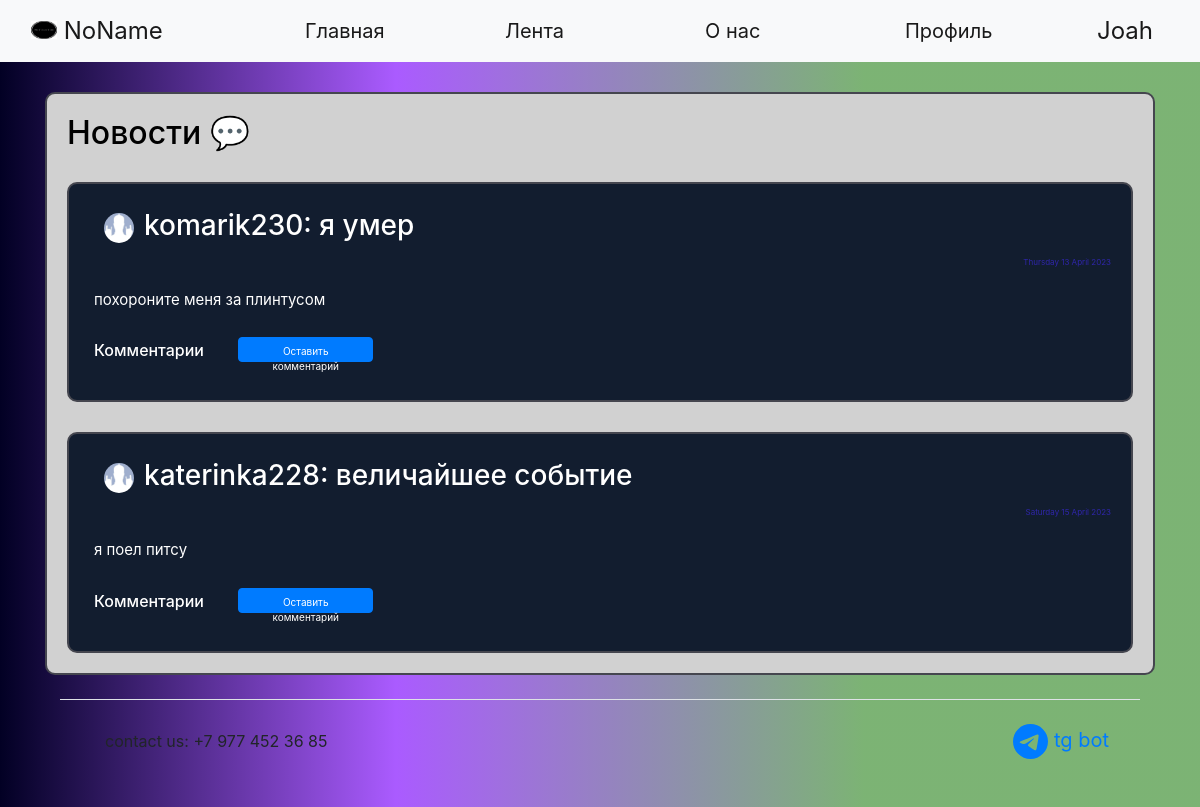
/news (signed in), run on an earlier commit of the app's database.
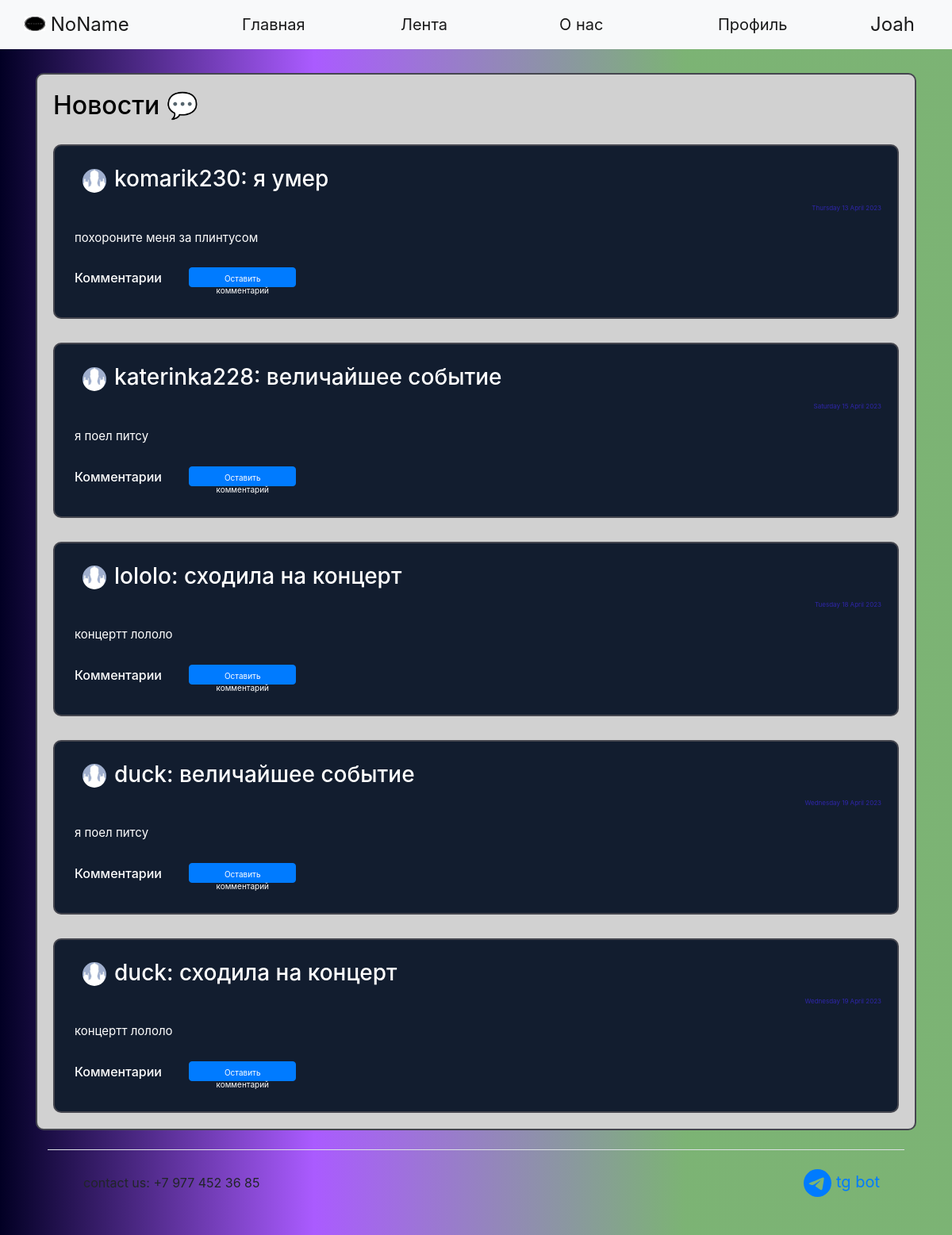
And on a later commit of the database.
### data/users.py (models this page shows, shortened)
class User(SqlAlchemyBase, UserMixin):
    __tablename__ = 'users'
    id = sqlalchemy.Column(sqlalchemy.Integer,
                           primary_key=True, autoincrement=True)
    name = sqlalchemy.Column(sqlalchemy.String)
    surname = sqlalchemy.Column(sqlalchemy.String)
    nickname = sqlalchemy.Column(sqlalchemy.String)
    age = sqlalchemy.Column(sqlalchemy.Integer)
    status = sqlalchemy.Column(sqlalchemy.String)
    about = sqlalchemy.Column(sqlalchemy.String)
    email = sqlalchemy.Column(sqlalchemy.String, unique=True)
    hashed_password = sqlalchemy.Column(sqlalchemy.String)
    modified_date = sqlalchemy.Column(sqlalchemy.DateTime, default=datetime.datetime.now)
    city_from = sqlalchemy.Column(sqlalchemy.String)
    habit = sqlalchemy.Column(sqlalchemy.String)  # id_1;id_2
    habits = orm.relation("Habits", back_populates='user')
    news = orm.relation("News", back_populates='user')
    comments = orm.relation("Comments", back_populates='user')

### data/news.py (models this page shows)
class News(SqlAlchemyBase, UserMixin):
    __tablename__ = 'news'
    id = sqlalchemy.Column(sqlalchemy.Integer,
                           primary_key=True, autoincrement=True)
    title = sqlalchemy.Column(sqlalchemy.String)
    content = sqlalchemy.Column(sqlalchemy.String)
    created_date = sqlalchemy.Column(sqlalchemy.DateTime,
                                     default=datetime.datetime.now)
    user_id = sqlalchemy.Column(sqlalchemy.Integer,
                                sqlalchemy.ForeignKey("users.id"))
    comms = sqlalchemy.Column(sqlalchemy.String)
    user = orm.relation('User')

### server.py (the view)
@app.route("/news", methods=['GET', 'POST'])
def news():
    db_sess = db_session.create_session()
    rec_news = db_sess.query(News).all()
    top_news = []
    news_index = 0
    path = 'static/img/users_photo/default.jpg'
    for news in rec_news:
        path = ''
        news_index += 1
        creator_nickname = (db_sess.query(User).filter(User.id == news.user_id).first()).nickname
        for images in os.listdir('static/img/users_photo'):
            if images.split('.')[0] == creator_nickname:
                path = 'static/img/users_photo/' + images
        if path == '':
            path = 'static/img/users_photo/default.jpg'
        comments = []
        if news.comms:
            if ';' in news.comms:
                for com_id in news.comms.split(';'):
                    comments.append(db_sess.query(Comments).filter(Comments.id == com_id).first())
            elif len(news.comms) == 1:
                com_id = news.comms
                comments = [db_sess.query(Comments).filter(Comments.id == com_id).first()]
        else:
            comments = []
        if len(comments) > 1:
            comments = sorted(comments, key=lambda x: x.created_date)
        comments_main = []
        for com in comments:
            comentor_nickname = db_sess.query(User).filter(User.id == com.user_id).first().nickname
            comments_main.append({'id': com.id,
                                  'content': com.content,
                                  'created_date': com.created_date.strftime("%A %d %B %Y"),
                                  'creator': comentor_nickname})
        comments = comments_main
        top_news.append({'id': news.id,
                         'title': news.title,
                         'content': news.content,
                         'created_date': news.created_date.strftime("%A %d %B %Y"),
                         'comms': comments,
                         'creator': creator_nickname,
                         'path': path})
    return render_template("news.html", top_news=top_news, path=path, random_id=random.randint(1, 2 ** 16),
                           title='Лента')

### data/db_session.py (called while the page is built)
def create_session() -> Session:
    global __factory
    return __factory()

### server.py (called while the page is built)
@login_manager.user_loader
def load_user(user_id):
    db_sess = db_session.create_session()
    return db_sess.query(User).get(user_id)

### templates/news.html (shortened to what this page needs)
{% extends "base.html" %}
{% block content %}
<div class="page_border" style="color: black !important;">
    <h2>Новости &#128172;</h2>
    {% for new in top_news%}
    <div class="page_border" style="background-color: #121d2f !important;">
        <div class="menu_item">
            <h3><a><a><img
                    src={{new['path']}}?dummy={{random_id}} alt="avatar"
                    class="round_avatar"></a></a>{{new['creator']}}: {{new['title']}} </h3>
        </div>
        <div class="reposts">
            <p>{{new['created_date']}}</p>
        </div>
        <div class="menu_item">
            <p>{{new['content']}}</p>
        </div>
        <div class="menu_item">
            <h6>Комментарии {% if current_user.is_authenticated %}
                <a href="/com_add/{{ new['id'] }}" class="btn btn-primary"
                   style=" height:25px; width:135px; font-size: 10px; margin-bottom:5px; margin-left: 30px;">Оставить
                    комментарий</a>
                {% endif %}
            </h6>
        </div>
    </div>
    {% endfor %}
</div>
{% endblock %}

What changed in the data, as far as the page shows it:
added User: creator "lololo"
added News: title "сходила на концерт", content "концертт лололо"
added User: creator "duck" "duck"
added News: title "величайшее событие", content "я поел питсу"
added News: title "сходила на концерт", content "концертт лололо"
Also different on the page:
new list line: ": Tuesday 18 April 2023 Комментарии Оставить комментарий"
new list line: ": Wednesday 19 April 2023 Комментарии Оставить комментарий"
